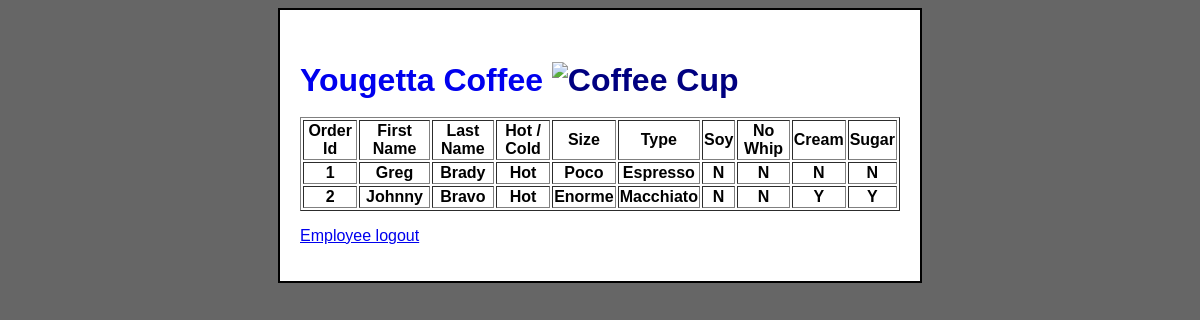
The page /requests/index.php?list (signed in) on the database its author committed.
### tables this page shows
CREATE TABLE `coffeeorders` (
  `orderid` int(11) NOT NULL,
  `firstname` varchar(50) NOT NULL,
  `lastname` varchar(50) NOT NULL,
  `coffee_hot` varchar(10) NOT NULL,
  `coffee_size` varchar(10) NOT NULL,
  `coffee_type` varchar(20) NOT NULL,
  `soy` varchar(1) NOT NULL,
  `no_whip` varchar(1) NOT NULL,
  `cream` varchar(1) NOT NULL,
  `sugar` varchar(1) NOT NULL,
  `comments` text NOT NULL
);

### common/configuration.php (called while the page is built, shortened)
<?php
    $base_path = 'http://localhost/challenge_12_solution';
?>

### model/coffeeorders_db.php (called while the page is built, shortened)
<?php
function getCoffeeOrders(){
    global $db;
    $statement = $db->prepare('select * from coffeeorders order by orderid');
    $statement->execute();
    $result=$statement->fetchAll();
    return $result;
}
?>

### requests/request_list.php (the view)
<?php include '../view/header.php'?>
<table border="1">
    <tr>
        <th>Order Id</th>
        <th>First Name</th>
        <th>Last Name</th>
        <th>Hot / Cold</th>
        <th>Size</th>
        <th>Type</th>
        <th>Soy</th>
        <th>No Whip</th>
        <th>Cream</th>
        <th>Sugar</th>
    </tr>
<?php
foreach($orders as $order)
{
    $orderid = $order['orderid'];
    $firstname = $order['firstname'];
    $lastname = $order['lastname'];
    $coffee_hot = $order['coffee_hot'];
    $coffee_size = $order['coffee_size'];
    $coffee_type = $order['coffee_type'];
    $soy = $order['soy'];
    $no_whip = $order['no_whip'];
    $cream = $order['cream'];
    $sugar = $order['sugar'];
    echo "<tr>
        <th>$orderid</th>
        <th>$firstname</th>
        <th>$lastname</th>
        <th>$coffee_hot</th>
        <th>$coffee_size</th>
        <th>$coffee_type</th>
        <th>$soy</th>
        <th>$no_whip</th>
        <th>$cream</th>
        <th>$sugar</th>
    </tr>";
}
?>
</table>
<p><a href="../employees/index.php?logout">Employee logout</a></p>
<?php include '../view/footer.php'?>

### requests/index.php (shortened to what this page needs)
<?php
include '../common/configuration.php';
include '../model/database.php';
include '../model/coffeeorders_db.php';
if (isset($_GET['list'])){
    if (isset($_SESSION['LOGGED_IN'])){
        $orders = getCoffeeOrders();
        include 'request_list.php';
        exit();
    } else
    {
      header('Location: index.php');
    }
}
?>

### view/header.php (shortened to what this page needs)
<!DOCTYPE html>
<html>
<head>
    <link rel="stylesheet" type="text/css" href="<?php echo $base_path;?>/main.css"/>
</head>
<body>
    <main>
        <h1><a href="<?php echo $base_path;?>" style="text-decoration: none;">Yougetta Coffee</a>
        <img alt="Coffee Cup" src="<?php echo $base_path;?>/images/coffee.png" height="50" width="50">
    </h1>
    <br>

### view/footer.php
    </main>
</body>
</html>

### main.css (style rules this page uses)
body { font-family: Arial, Helvetica, sans-serif; background: #666666; }
main { width: 600px; margin: 0 auto; padding: 20px; background: #FFFFFF; border: 2px solid #000000; }
h1 { color: navy; padding: 0; margin: 1em 0 0 0; }

### rows shown on the page
coffeeorders: orderid "1", firstname "Greg", lastname "Brady", coffee_hot "Hot", coffee_size "Poco", coffee_type "Espresso", soy "N", no_whip "N", cream "N", sugar "N"
coffeeorders: orderid "2", firstname "Johnny", lastname "Bravo", coffee_hot "Hot", coffee_size "Enorme", coffee_type "Macchiato", soy "N", no_whip "N", cream "Y", sugar "Y"
